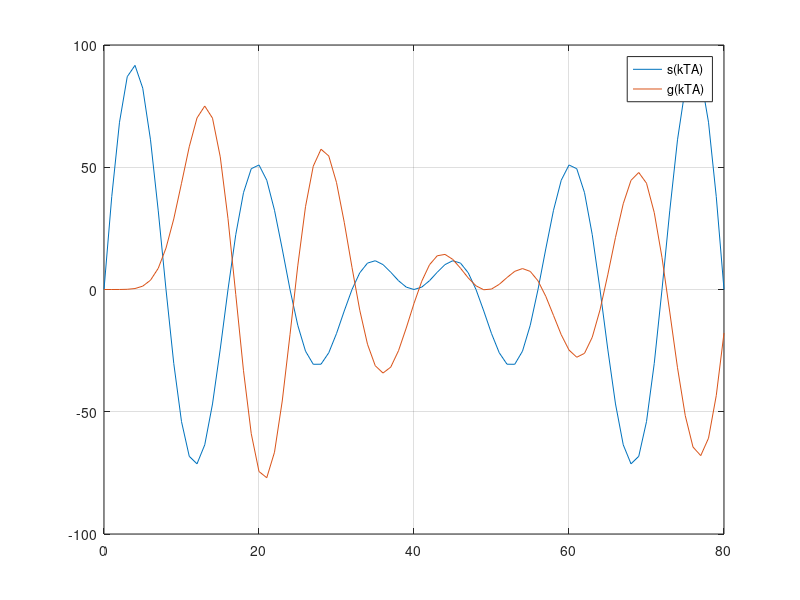

The MATLAB source for this figure: (Note: this script raises an error after producing the figure.)

AM=1;
w_c = 10000;
phi = 0;
%phi_2 = 180;
N = 8;
w_m = 1/16*pi;
Omega_c = pi*w_c;
%%%%%%%%%%%%%%%%%%%%%%%%%%%%%%%%%%%%%%%%%%%%%%%%%%%%%%%%%%%%%%%
% Erzeugung von s(kTa) Quellensignal                                        %
%%%%%%%%%%%%%%%%%%%%%%%%%%%%%%%%%%%%%%%%%%%%%%%%%%%%%%%%%%%%%%%
k = 0:1:80;
S_kTa = 8.*sin((pi/8).*(k-40))/pi.*(k-40);
x_kTa = S_kTa.*0.5.*(cos((k.*2*Omega_c) + phi) + cos(phi));

%%%%%%%%%%%%%%%%%%%%%%%%%%%%%%%%%%%%%%%%%%%%%%%%%%%%%%%%%%%%%%%
% Erzeugung des butterworth filter                            %
%%%%%%%%%%%%%%%%%%%%%%%%%%%%%%%%%%%%%%%%%%%%%%%%%%%%%%%%%%%%%%%
[B,A] = butter(N, w_m); % mit N=8 und w_m=1/16pi
g_kTa = filter(B,A,x_kTa);

%%%%%%%%%%%%%%%%%%%%%%%%%%%%%%%%%%%%%%%%%%%%%%%%%%%%%%%%%%%%%%%
% Erzeugung von modulation -und Demodulationssignal           %                                                             %
%%%%%%%%%%%%%%%%%%%%%%%%%%%%%%%%%%%%%%%%%%%%%%%%%%%%%%%%%%%%%%%
m1_kTa = AM*cos(Omega_c.*k);
m2_kTa = AM*cos(Omega_c.*k + phi);
s_m1_kTa = S_kTa.*m1_kTa;
y_kTa = s_m1_kTa.*m2_kTa;

%%%%%%%%%%%%%%%%%%%%%%%%%%%%%%%%%%%%%%%%%%%%%%%%%%%%%%%%%%%%%%%
% Erzeugung von Diagrammen                                    %                                                             %
%%%%%%%%%%%%%%%%%%%%%%%%%%%%%%%%%%%%%%%%%%%%%%%%%%%%%%%%%%%%%%%
plot(k, S_kTa, 'DisplayName', 's(kTA)');
hold on;
plot(k, g_kTa, 'DisplayName', 'g(kTA)');
grid on;
hold off;
lgd = legend;
lgd.NumColumns = 1;

figure;
subplot(2,1,1);
plot(k,s_m1_kTa, 'DisplayName', 's(kTA)m1(kTa)');
lgd = legend;
lgd.NumColumns = 1;

subplot(2,1,2);
plot(k,y_kTa,'r', 'DisplayName', 'y(kTA)m2(kTa)');
lgd = legend;
lgd.NumColumns = 1;

figure;
plot(abs(freqz(B,A,N)));

%%%%%%%%%%%%%%%%%%%%%%%%%%%%%%%%%%%%%%%%%%%%%%%%%%%%%%%%%%%%%%%
% Erzeugung Signal mit Rauschen                               %                                                             %
%%%%%%%%%%%%%%%%%%%%%%%%%%%%%%%%%%%%%%%%%%%%%%%%%%%%%%%%%%%%%%%
figure;
awgn = rand(size(k));   % AWGN Rauschen der Länge k
x_kTa_awgn = AM*(S_kTa.*(cos(k.*Omega_c) + awgn)).*cos(k.*Omega_c + phi); % signal vor dem TP Filter
g_kTa_awgn = filter(B,A,x_kTa_awgn);    % Signal nach dem TP Filter
plot(k, g_kTa_awgn, 'DisplayName', 'g(kTa with awgn)');
lgd = legend;
lgd.NumColumns = 1;

y = filter([1],[1 a],x_kTa);
